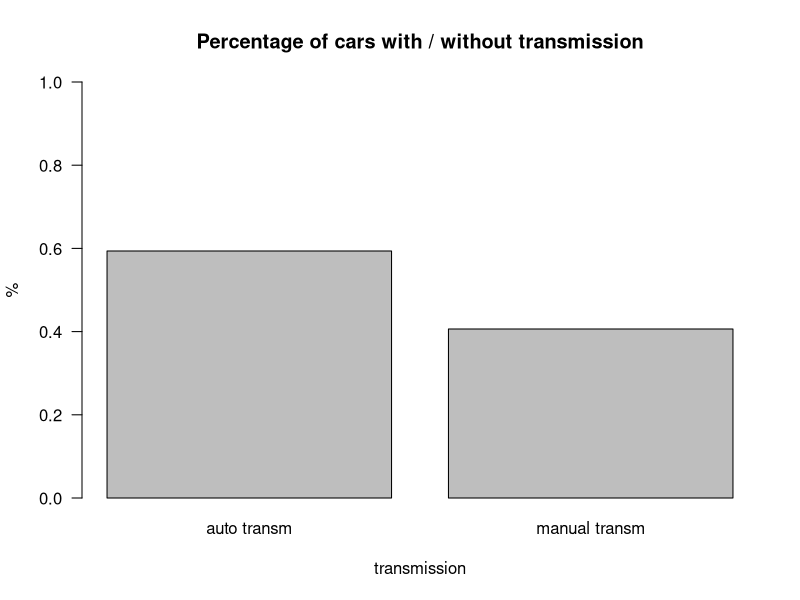
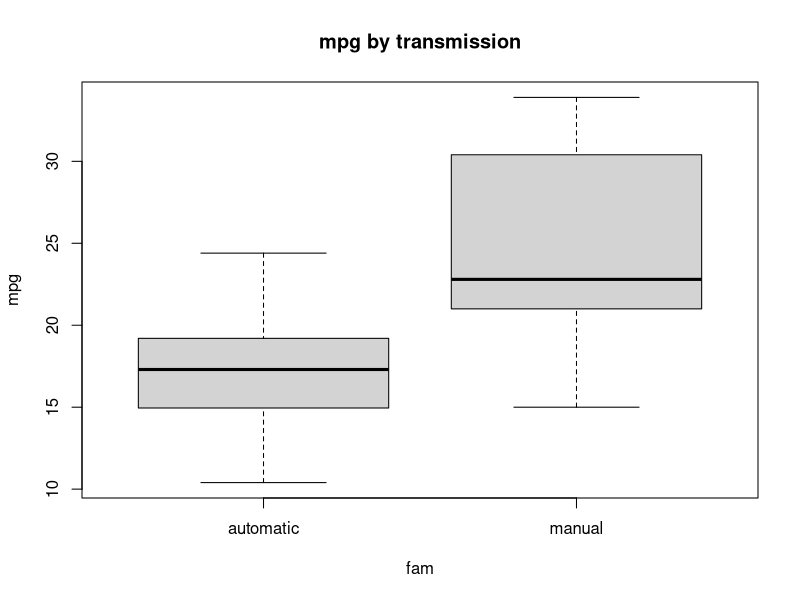
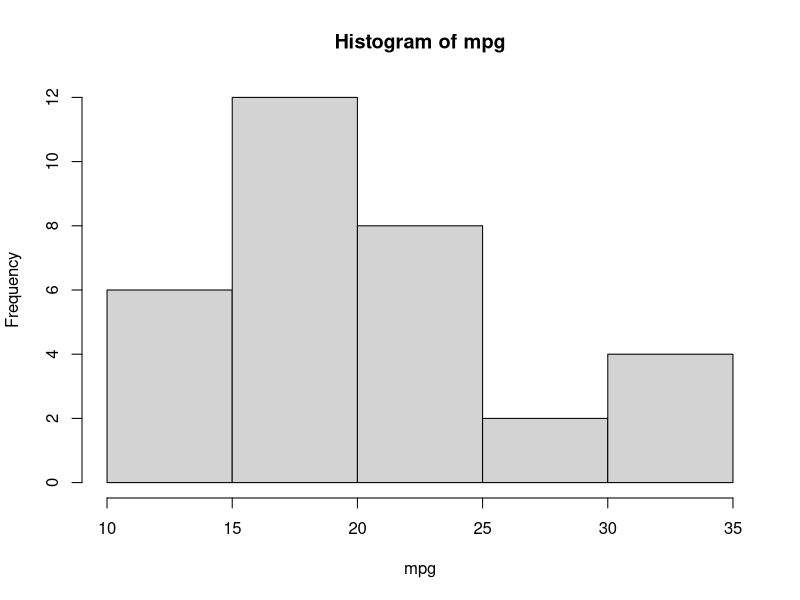
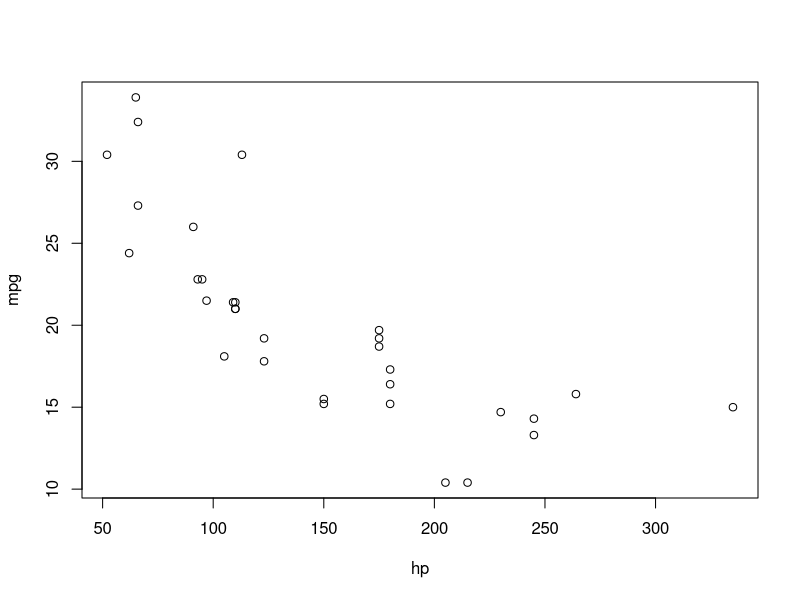
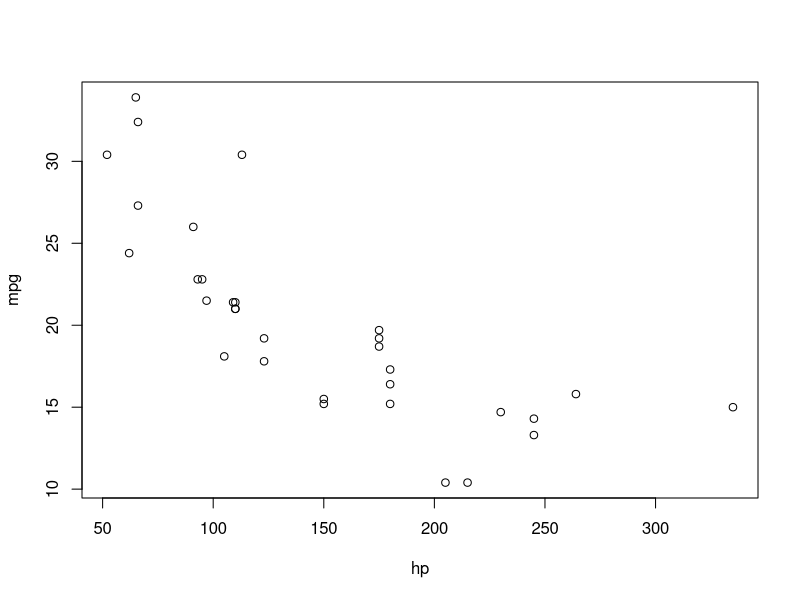
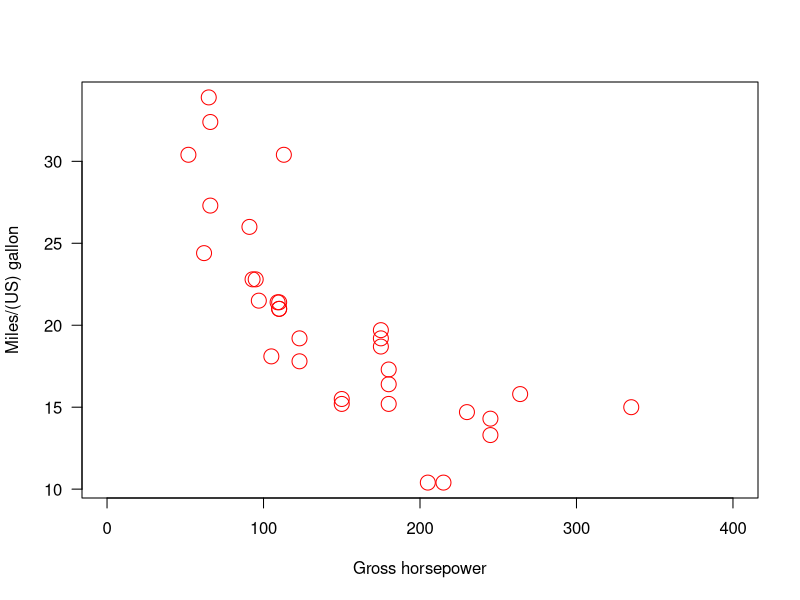

Here is the R script that generated these plots, in order:
## ---- chunk 1
library(knitr)
opts_knit$set(global.par=TRUE) 
opts_chunk$set(cache.extra = rand_seed,fig.align='center')
set.seed(2)
## ---- chunk 2
attach(mtcars)
head(mtcars)
fam=mtcars$fam=factor(mtcars$am, levels=c(0,1), labels=c("automatic","manual"))
#we substract the variable Transmission (0 = automatic, 1 = manual) with "$" from the dataset 
head(mtcars)
## ---- chunk 3
table(fam)
count=table(fam) 
count
## ---- chunk 4
percent=table(fam)/length(fam)
percent
## ---- chunk 5
barplot(percent, main="Percentage of cars with / without transmission", xlab="transmission", ylab="%", las=1, ylim=c(0,1), names.arg=c("auto transm", "manual transm") )
## ---- chunk 6
mean(mpg)
summary(mpg)
sd(mpg) #standard deviation
var(mpg) #variance
sqrt(var(mpg)) # = to sd
sd(mpg)^2 # = to variance
max(mpg)

tapply(mpg,fam,mean)
tapply(mpg,list(fam,gear),mean)
## ---- chunk 7
summary(mpg)
quantile(mpg)
quantile(mpg,probs=c(0,0.20,0.40,0.60,0.80,1))

boxplot(mpg~fam, main="mpg by transmission")
## ---- chunk 8
hist(mpg)
## ---- chunk 9
stem(mpg)   
## ---- chunk 10
plot(mpg~hp) # y~x
plot(hp, mpg) # x,y
plot(hp, mpg,xlab = "Gross horsepower", ylab="Miles/(US) gallon", las=1, col="red", xlim=c(0,400), cex =2 )
#cex (plotting characters size times 2)
